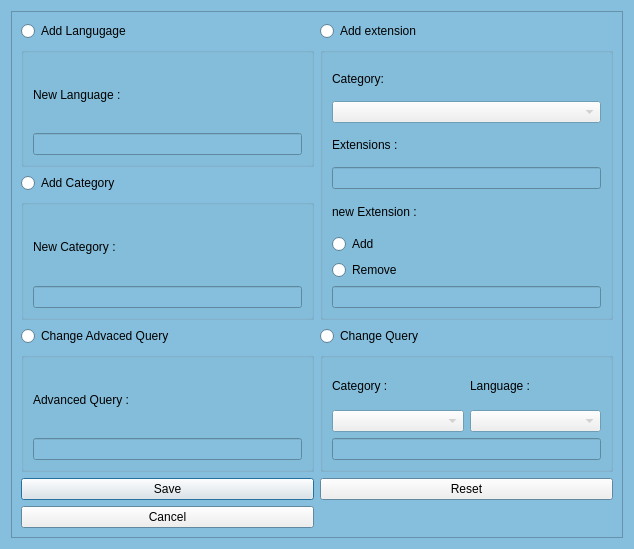
<?xml version="1.0" encoding="UTF-8"?>
<ui version="4.0">
 <class>Dialog</class>
 <widget class="QDialog" name="Dialog">
  <property name="geometry">
   <rect>
    <x>0</x>
    <y>0</y>
    <width>634</width>
    <height>549</height>
   </rect>
  </property>
  <property name="palette">
   <palette>
    <active>
     <colorrole role="Base">
      <brush brushstyle="SolidPattern">
       <color alpha="255">
        <red>255</red>
        <green>255</green>
        <blue>255</blue>
       </color>
      </brush>
     </colorrole>
     <colorrole role="Window">
      <brush brushstyle="SolidPattern">
       <color alpha="255">
        <red>134</red>
        <green>191</green>
        <blue>221</blue>
       </color>
      </brush>
     </colorrole>
    </active>
    <inactive>
     <colorrole role="Base">
      <brush brushstyle="SolidPattern">
       <color alpha="255">
        <red>255</red>
        <green>255</green>
        <blue>255</blue>
       </color>
      </brush>
     </colorrole>
     <colorrole role="Window">
      <brush brushstyle="SolidPattern">
       <color alpha="255">
        <red>134</red>
        <green>191</green>
        <blue>221</blue>
       </color>
      </brush>
     </colorrole>
    </inactive>
    <disabled>
     <colorrole role="Base">
      <brush brushstyle="SolidPattern">
       <color alpha="255">
        <red>134</red>
        <green>191</green>
        <blue>221</blue>
       </color>
      </brush>
     </colorrole>
     <colorrole role="Window">
      <brush brushstyle="SolidPattern">
       <color alpha="255">
        <red>134</red>
        <green>191</green>
        <blue>221</blue>
       </color>
      </brush>
     </colorrole>
    </disabled>
   </palette>
  </property>
  <property name="windowTitle">
   <string>Settings</string>
  </property>
  <layout class="QGridLayout" name="gridLayout_4">
   <item row="0" column="0">
    <widget class="QFrame" name="frame">
     <property name="palette">
      <palette>
       <active>
        <colorrole role="Base">
         <brush brushstyle="SolidPattern">
          <color alpha="255">
           <red>255</red>
           <green>255</green>
           <blue>255</blue>
          </color>
         </brush>
        </colorrole>
        <colorrole role="Window">
         <brush brushstyle="SolidPattern">
          <color alpha="255">
           <red>134</red>
           <green>191</green>
           <blue>221</blue>
          </color>
         </brush>
        </colorrole>
       </active>
       <inactive>
        <colorrole role="Base">
         <brush brushstyle="SolidPattern">
          <color alpha="255">
           <red>255</red>
           <green>255</green>
           <blue>255</blue>
          </color>
         </brush>
        </colorrole>
        <colorrole role="Window">
         <brush brushstyle="SolidPattern">
          <color alpha="255">
           <red>134</red>
           <green>191</green>
           <blue>221</blue>
          </color>
         </brush>
        </colorrole>
       </inactive>
       <disabled>
        <colorrole role="Base">
         <brush brushstyle="SolidPattern">
          <color alpha="255">
           <red>134</red>
           <green>191</green>
           <blue>221</blue>
          </color>
         </brush>
        </colorrole>
        <colorrole role="Window">
         <brush brushstyle="SolidPattern">
          <color alpha="255">
           <red>134</red>
           <green>191</green>
           <blue>221</blue>
          </color>
         </brush>
        </colorrole>
       </disabled>
      </palette>
     </property>
     <property name="frameShape">
      <enum>QFrame::StyledPanel</enum>
     </property>
     <property name="frameShadow">
      <enum>QFrame::Raised</enum>
     </property>
     <layout class="QGridLayout" name="gridLayout_2">
      <item row="0" column="0">
       <widget class="QRadioButton" name="addLanguage_rb">
        <property name="text">
         <string>Add Langugage</string>
        </property>
       </widget>
      </item>
      <item row="0" column="1">
       <widget class="QRadioButton" name="addExtension_rb">
        <property name="text">
         <string>Add extension</string>
        </property>
       </widget>
      </item>
      <item row="1" column="0">
       <widget class="QGroupBox" name="groupBox_2">
        <property name="title">
         <string/>
        </property>
        <layout class="QVBoxLayout" name="verticalLayout_2">
         <item>
          <widget class="QLabel" name="label_6">
           <property name="text">
            <string>New Language :</string>
           </property>
          </widget>
         </item>
         <item>
          <widget class="QLineEdit" name="language_le">
           <property name="enabled">
            <bool>false</bool>
           </property>
          </widget>
         </item>
        </layout>
       </widget>
      </item>
      <item row="1" column="1" rowspan="3">
       <widget class="QGroupBox" name="groupBox_4">
        <property name="title">
         <string/>
        </property>
        <layout class="QVBoxLayout" name="verticalLayout_3">
         <item>
          <widget class="QLabel" name="label_2">
           <property name="text">
            <string>Category: </string>
           </property>
          </widget>
         </item>
         <item>
          <widget class="QComboBox" name="extensionCategory_cb">
           <property name="enabled">
            <bool>false</bool>
           </property>
          </widget>
         </item>
         <item>
          <widget class="QLabel" name="label_7">
           <property name="text">
            <string>Extensions :</string>
           </property>
          </widget>
         </item>
         <item>
          <widget class="QLineEdit" name="extensions_le">
           <property name="enabled">
            <bool>false</bool>
           </property>
           <property name="readOnly">
            <bool>true</bool>
           </property>
          </widget>
         </item>
         <item>
          <widget class="QLabel" name="label_8">
           <property name="text">
            <string>new Extension :</string>
           </property>
          </widget>
         </item>
         <item>
          <widget class="QRadioButton" name="addExt_rb">
           <property name="text">
            <string>Add</string>
           </property>
          </widget>
         </item>
         <item>
          <widget class="QRadioButton" name="removeExt_rb">
           <property name="text">
            <string>Remove</string>
           </property>
          </widget>
         </item>
         <item>
          <widget class="QLineEdit" name="newExtension_le">
           <property name="enabled">
            <bool>false</bool>
           </property>
          </widget>
         </item>
        </layout>
       </widget>
      </item>
      <item row="2" column="0">
       <widget class="QRadioButton" name="addCategory_rb">
        <property name="text">
         <string>Add Category</string>
        </property>
       </widget>
      </item>
      <item row="3" column="0">
       <widget class="QGroupBox" name="groupBox">
        <property name="title">
         <string/>
        </property>
        <property name="checkable">
         <bool>false</bool>
        </property>
        <layout class="QVBoxLayout" name="verticalLayout">
         <item>
          <widget class="QLabel" name="label">
           <property name="text">
            <string>New Category :</string>
           </property>
          </widget>
         </item>
         <item>
          <widget class="QLineEdit" name="newCategory_le">
           <property name="enabled">
            <bool>false</bool>
           </property>
          </widget>
         </item>
        </layout>
       </widget>
      </item>
      <item row="4" column="0">
       <widget class="QRadioButton" name="changeAdvancedQuery_rb">
        <property name="text">
         <string>Change Advaced Query</string>
        </property>
       </widget>
      </item>
      <item row="4" column="1">
       <widget class="QRadioButton" name="changeQuery_rb">
        <property name="text">
         <string>Change Query</string>
        </property>
        <property name="checkable">
         <bool>true</bool>
        </property>
       </widget>
      </item>
      <item row="5" column="0">
       <widget class="QGroupBox" name="groupBox_5">
        <property name="title">
         <string/>
        </property>
        <layout class="QVBoxLayout" name="verticalLayout_4">
         <item>
          <widget class="QLabel" name="label_4">
           <property name="text">
            <string>Advanced Query :</string>
           </property>
          </widget>
         </item>
         <item>
          <widget class="QLineEdit" name="advancedQuery_le">
           <property name="enabled">
            <bool>false</bool>
           </property>
          </widget>
         </item>
        </layout>
       </widget>
      </item>
      <item row="5" column="1">
       <widget class="QGroupBox" name="groupBox_3">
        <property name="title">
         <string/>
        </property>
        <layout class="QGridLayout" name="gridLayout">
         <item row="3" column="0" colspan="2">
          <widget class="QLineEdit" name="changeQuery_le">
           <property name="enabled">
            <bool>false</bool>
           </property>
          </widget>
         </item>
         <item row="2" column="0">
          <widget class="QComboBox" name="changeCategory_cb">
           <property name="enabled">
            <bool>false</bool>
           </property>
          </widget>
         </item>
         <item row="2" column="1">
          <widget class="QComboBox" name="changeLanguage_cb">
           <property name="enabled">
            <bool>false</bool>
           </property>
          </widget>
         </item>
         <item row="1" column="1">
          <widget class="QLabel" name="label_5">
           <property name="text">
            <string>Language :</string>
           </property>
          </widget>
         </item>
         <item row="1" column="0">
          <widget class="QLabel" name="label_3">
           <property name="text">
            <string>Category :</string>
           </property>
          </widget>
         </item>
        </layout>
       </widget>
      </item>
      <item row="6" column="0">
       <widget class="QPushButton" name="save_pb">
        <property name="text">
         <string>Save</string>
        </property>
       </widget>
      </item>
      <item row="6" column="1">
       <widget class="QPushButton" name="reset_pb">
        <property name="text">
         <string>Reset</string>
        </property>
       </widget>
      </item>
      <item row="7" column="0">
       <widget class="QPushButton" name="cancel_pb">
        <property name="text">
         <string>Cancel</string>
        </property>
       </widget>
      </item>
     </layout>
    </widget>
   </item>
  </layout>
 </widget>
 <resources/>
 <connections>
  <connection>
   <sender>addCategory_rb</sender>
   <signal>toggled(bool)</signal>
   <receiver>newCategory_le</receiver>
   <slot>setEnabled(bool)</slot>
   <hints>
    <hint type="sourcelabel">
     <x>257</x>
     <y>189</y>
    </hint>
    <hint type="destinationlabel">
     <x>301</x>
     <y>299</y>
    </hint>
   </hints>
  </connection>
  <connection>
   <sender>addLanguage_rb</sender>
   <signal>toggled(bool)</signal>
   <receiver>language_le</receiver>
   <slot>setEnabled(bool)</slot>
   <hints>
    <hint type="sourcelabel">
     <x>103</x>
     <y>39</y>
    </hint>
    <hint type="destinationlabel">
     <x>202</x>
     <y>150</y>
    </hint>
   </hints>
  </connection>
  <connection>
   <sender>changeQuery_rb</sender>
   <signal>toggled(bool)</signal>
   <receiver>changeCategory_cb</receiver>
   <slot>setEnabled(bool)</slot>
   <hints>
    <hint type="sourcelabel">
     <x>614</x>
     <y>338</y>
    </hint>
    <hint type="destinationlabel">
     <x>468</x>
     <y>419</y>
    </hint>
   </hints>
  </connection>
  <connection>
   <sender>changeQuery_rb</sender>
   <signal>toggled(bool)</signal>
   <receiver>changeLanguage_cb</receiver>
   <slot>setEnabled(bool)</slot>
   <hints>
    <hint type="sourcelabel">
     <x>614</x>
     <y>338</y>
    </hint>
    <hint type="destinationlabel">
     <x>605</x>
     <y>419</y>
    </hint>
   </hints>
  </connection>
  <connection>
   <sender>changeQuery_rb</sender>
   <signal>toggled(bool)</signal>
   <receiver>changeQuery_le</receiver>
   <slot>setEnabled(bool)</slot>
   <hints>
    <hint type="sourcelabel">
     <x>614</x>
     <y>338</y>
    </hint>
    <hint type="destinationlabel">
     <x>605</x>
     <y>452</y>
    </hint>
   </hints>
  </connection>
  <connection>
   <sender>addExtension_rb</sender>
   <signal>toggled(bool)</signal>
   <receiver>extensionCategory_cb</receiver>
   <slot>setEnabled(bool)</slot>
   <hints>
    <hint type="sourcelabel">
     <x>343</x>
     <y>31</y>
    </hint>
    <hint type="destinationlabel">
     <x>605</x>
     <y>124</y>
    </hint>
   </hints>
  </connection>
  <connection>
   <sender>addExtension_rb</sender>
   <signal>toggled(bool)</signal>
   <receiver>extensions_le</receiver>
   <slot>setEnabled(bool)</slot>
   <hints>
    <hint type="sourcelabel">
     <x>376</x>
     <y>30</y>
    </hint>
    <hint type="destinationlabel">
     <x>605</x>
     <y>184</y>
    </hint>
   </hints>
  </connection>
  <connection>
   <sender>addExtension_rb</sender>
   <signal>toggled(bool)</signal>
   <receiver>newExtension_le</receiver>
   <slot>setEnabled(bool)</slot>
   <hints>
    <hint type="sourcelabel">
     <x>417</x>
     <y>37</y>
    </hint>
    <hint type="destinationlabel">
     <x>605</x>
     <y>299</y>
    </hint>
   </hints>
  </connection>
  <connection>
   <sender>addExtension_rb</sender>
   <signal>toggled(bool)</signal>
   <receiver>addExt_rb</receiver>
   <slot>setEnabled(bool)</slot>
   <hints>
    <hint type="sourcelabel">
     <x>614</x>
     <y>40</y>
    </hint>
    <hint type="destinationlabel">
     <x>605</x>
     <y>238</y>
    </hint>
   </hints>
  </connection>
  <connection>
   <sender>addExtension_rb</sender>
   <signal>toggled(bool)</signal>
   <receiver>removeExt_rb</receiver>
   <slot>setEnabled(bool)</slot>
   <hints>
    <hint type="sourcelabel">
     <x>597</x>
     <y>40</y>
    </hint>
    <hint type="destinationlabel">
     <x>605</x>
     <y>266</y>
    </hint>
   </hints>
  </connection>
  <connection>
   <sender>addExtension_rb</sender>
   <signal>toggled(bool)</signal>
   <receiver>removeExt_rb</receiver>
   <slot>setEnabled(bool)</slot>
   <hints>
    <hint type="sourcelabel">
     <x>614</x>
     <y>40</y>
    </hint>
    <hint type="destinationlabel">
     <x>605</x>
     <y>266</y>
    </hint>
   </hints>
  </connection>
  <connection>
   <sender>changeAdvancedQuery_rb</sender>
   <signal>toggled(bool)</signal>
   <receiver>advancedQuery_le</receiver>
   <slot>setEnabled(bool)</slot>
   <hints>
    <hint type="sourcelabel">
     <x>144</x>
     <y>330</y>
    </hint>
    <hint type="destinationlabel">
     <x>173</x>
     <y>443</y>
    </hint>
   </hints>
  </connection>
 </connections>
</ui>
